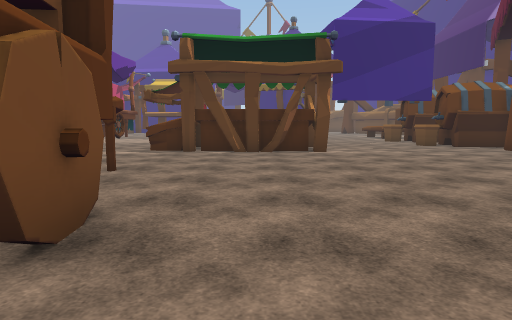
[1] (above)

24 first-person views from a walk through a scene from a Unity 3-D project. The camera is 1.5 m above the floor, tilts 6° down and sees 75° across. The floor is counted in squares, 2 m on a side. Each view is taken from the middle of a square. On the plan, view 1 faces up. The plan holds only what a view shows up to about 11 squares ahead; the rest is blank. The place goes on beyond the plan. The player is left out. Some surface patterns are stand-ins.

[2]
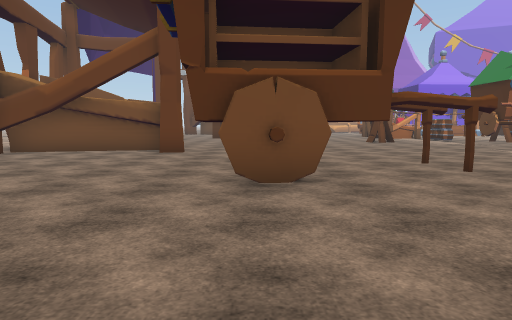

[3]
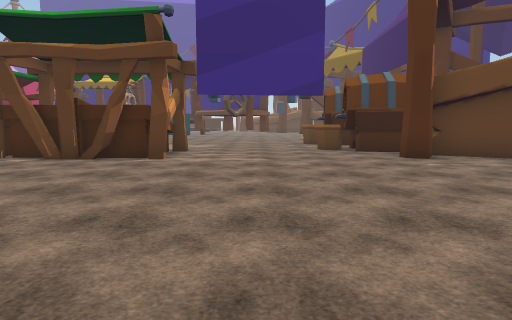

[4]
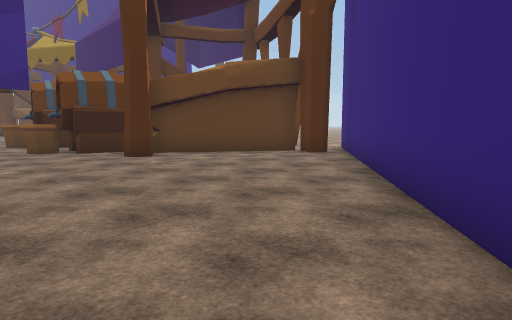

[5]
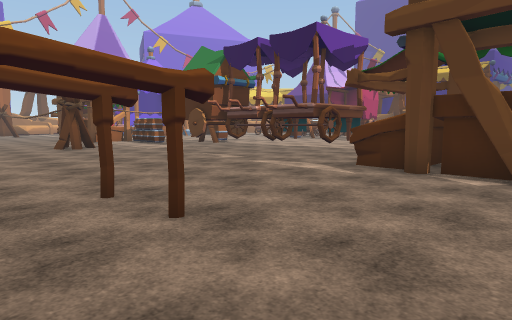

[6]
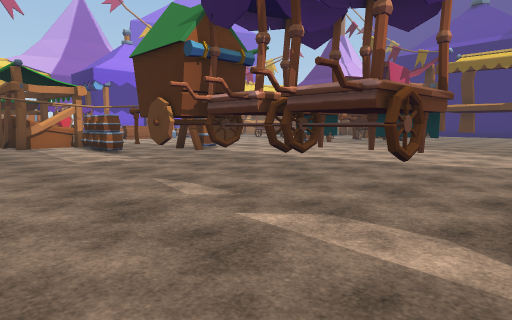

[7]
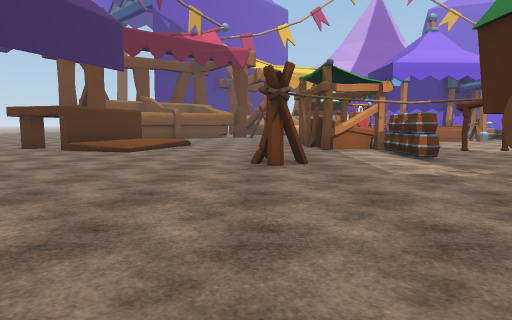

[8]
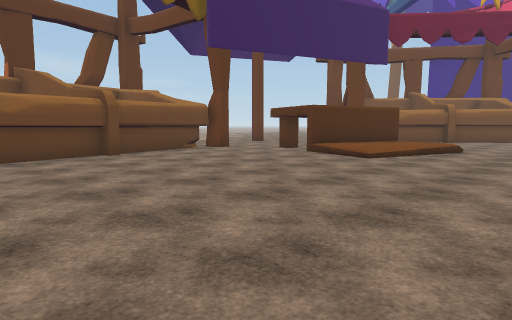

[9]
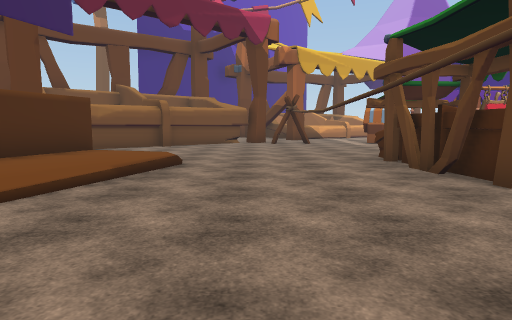

[10]
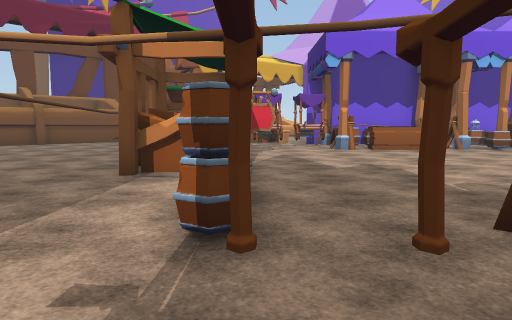

[11]
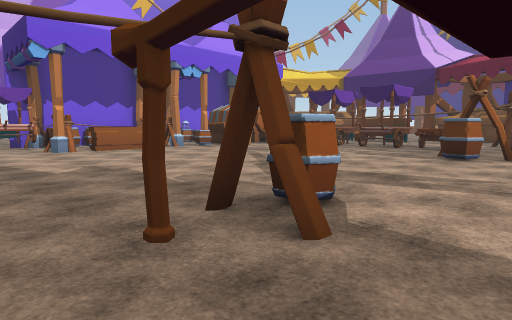

[12]
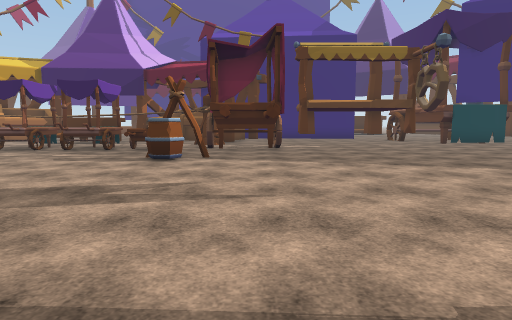

[13]
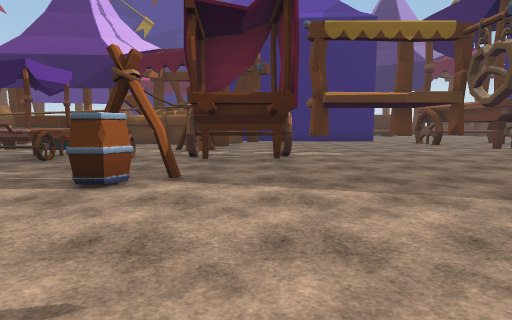

[14]
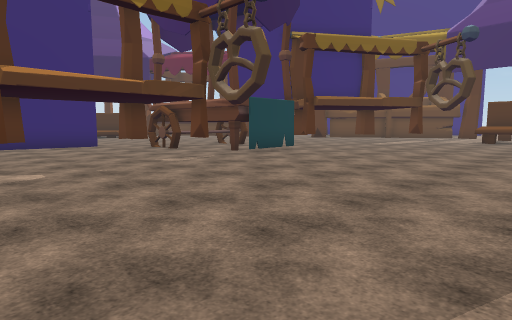

[15]
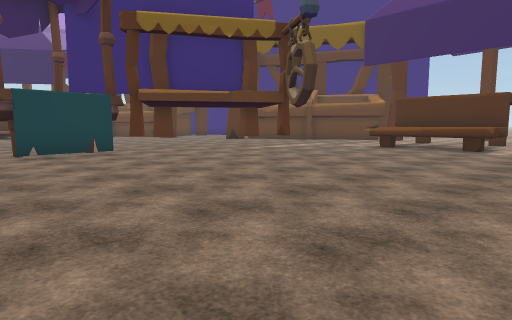

[16]
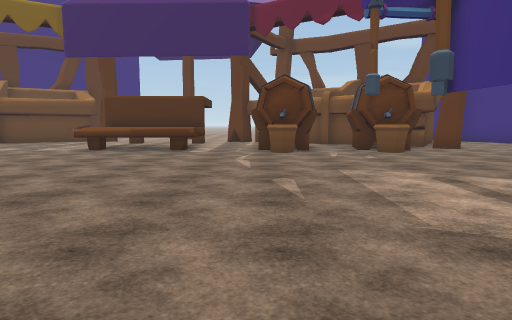

[17]
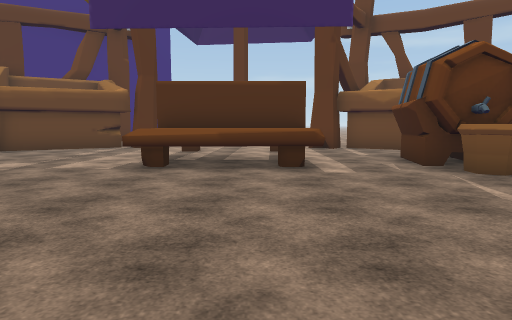

[18]
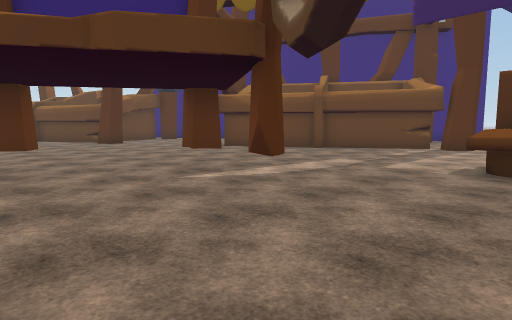

[19]
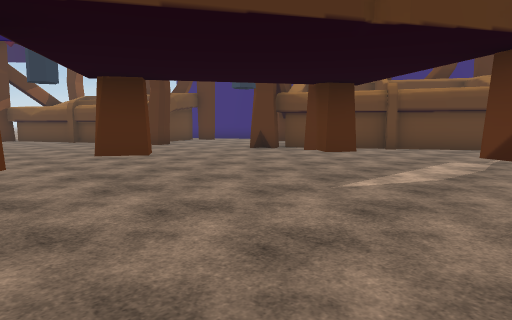

[20]
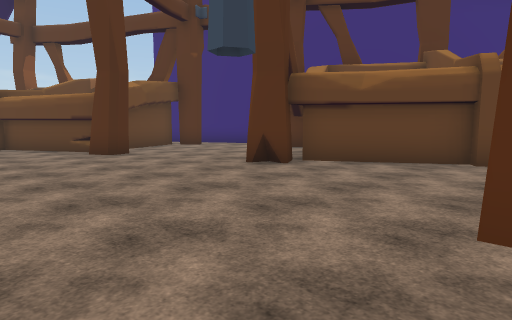

[21]
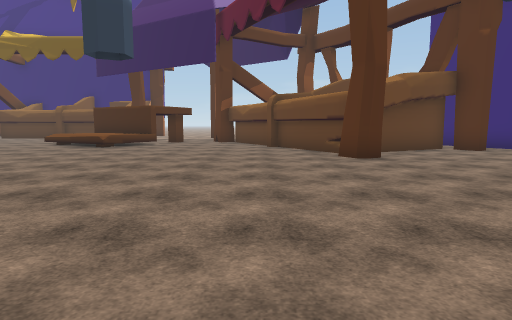

[22]
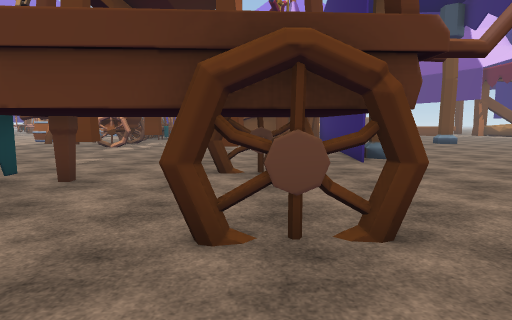

[23]
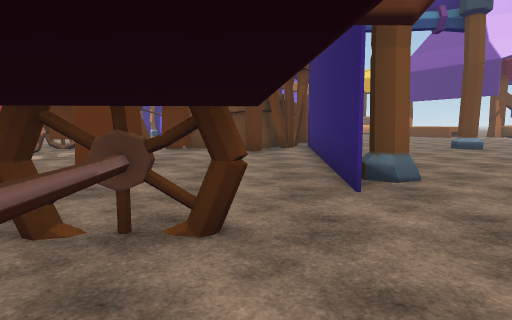

[24]
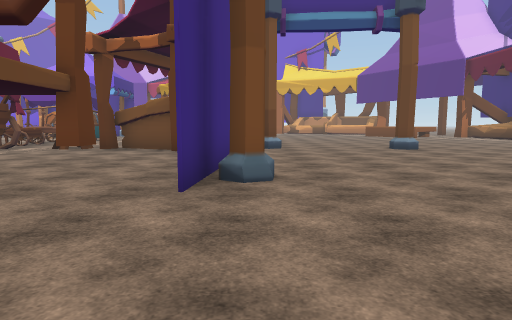

### Floor plan
Key: @ floor where view 1 was taken; # wall or solid block; x gap in a wall; . main floor; : floor 0.5 m higher than the main floor; / step, stairs or slope; = window, fence, low wall or low ledge; ^ raised ledge; B barrel; C cart; T thing the floor can be seen under or through; O other object.
Columns run from 23 left of view 1 to 11 right of it. Each row starts with its distance up from view 1.
 37            .....   ...^.....##
 36            #.....  ..........######
 35            .......  .........# ....
 34            ..................##...
 33            .......................
 32            .......................
 31            ####..#................
 30            ##.#####............#.
 29            ###.........#.......###
 28            ##.......####.........#
 27            ##..#..#..............##
 26           .=#.....................#
 25      #^^  .#...#...#.###....#......
 24       ... .........................
 23       ^ ^CC.TT.....................
 22      ^^#^.C.##.............#.......
 21       ....C...................^^T..
 20   OO   ....#..................^^T..
 19    O  .....B..................^^T..
 18   =B. ........................^^T.
 17   #................................
 16    ^..........................##...
 15   .^................ ........####..
 14 ####.......B........  .........x  #
 13 #CC........#....xx#.   .......##
 12   C...........#.....     #...###
 11  CC..#..#BBB#.#####.^#  ^......##
 10  ..  #  ^...........^##^##.....####
  9  ...^####.........................#
  8  ..................................
  7  ..........#......................#
  6  .................................#
  5  ..................#............###
  4  .....://............x.........##
  3  ... /:::/.......    #....... ##
  2  #.  ####.......     #......
  1  ##     ............ #....
  0        #........#......@.
 -1        .......###.......
 -2           ##### #.....
 -3                 #....

Where each view was taken, in squares from view 1:
view 1: 0 up, 0 right, facing up
view 2: 2 up, 3 right, facing left
view 3: 2 up, 4 right, facing up
view 4: 2 up, 4 right, facing up-right
view 5: 4 up, 0 right, facing up-left
view 6: 7 up, 3 left, facing up-left
view 7: 7 up, 5 left, facing left
view 8: 7 up, 7 left, facing down-left
view 9: 6 up, 11 left, facing left
view 10: 11 up, 10 left, facing left
view 11: 11 up, 10 left, facing up-left
view 12: 12 up, 10 left, facing up
view 13: 15 up, 10 left, facing up
view 14: 18 up, 9 left, facing up-right
view 15: 16 up, 4 left, facing up-right
view 16: 16 up, 3 left, facing right
view 17: 19 up, 1 right, facing right
view 18: 20 up, 1 right, facing up-right
view 19: 22 up, 0 right, facing up-right
view 20: 25 up, 3 right, facing up-right
view 21: 26 up, 4 right, facing up
view 22: 28 up, 2 right, facing left
view 23: 29 up, 1 left, facing left
view 24: 31 up, 1 left, facing left
